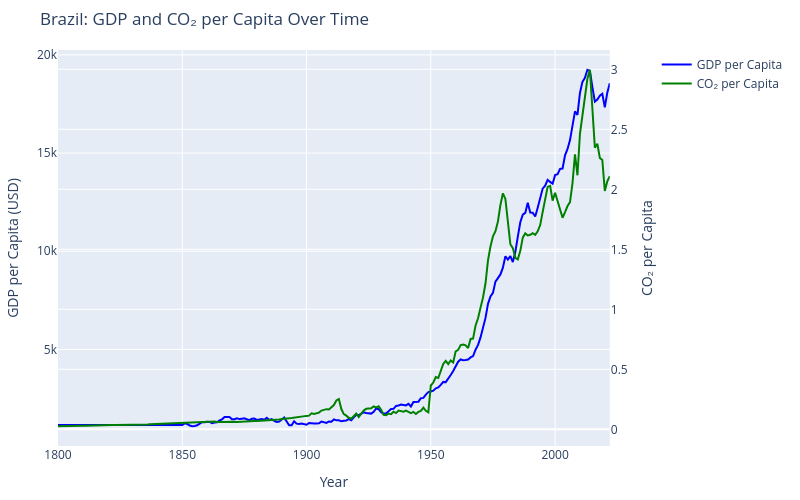

The notebook cell saved with this chart:
### Code cell
plot_gdp_co2_px("Brazil")

### Figure 1 — Plotly figure (JSON) as saved in the notebook; plotly's stock layout.template omitted (floating-point values rounded to 4 significant figures; data arrays with more than 128 entries replaced by an {"elided": "..."} marker saying what was removed)
{"data": [{"hovertemplate": "GDP: %{y}<extra></extra>", "line": {"color": "blue"}, "mode": "lines", "name": "GDP per Capita", "type": "scatter", "x": {"elided": "223 int values"}, "xaxis": "x", "y": {"elided": "223 float values"}, "yaxis": "y"}, {"hovertemplate": "CO₂: %{y}<extra></extra>", "line": {"color": "green"}, "mode": "lines", "name": "CO₂ per Capita", "type": "scatter", "x": {"elided": "223 int values"}, "xaxis": "x", "y": {"elided": "223 float values"}, "yaxis": "y2"}], "layout": {"height": 500, "hovermode": "x unified", "margin": {"b": 40, "l": 50, "r": 50, "t": 50}, "title": {"text": "Brazil: GDP and CO₂ per Capita Over Time"}, "width": 800, "xaxis": {"anchor": "y", "domain": [0, 0.94], "title": {"text": "Year"}}, "yaxis": {"anchor": "x", "domain": [0, 1], "title": {"text": "GDP per Capita (USD)"}}, "yaxis2": {"anchor": "x", "overlaying": "y", "side": "right", "title": {"text": "CO₂ per Capita"}}}}
